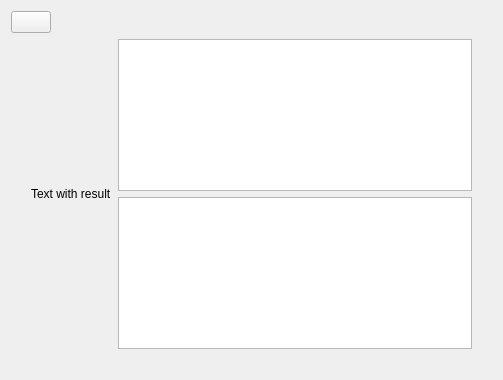
<?xml version="1.0" encoding="UTF-8"?>
<ui version="4.0">
 <class>TypeResultWidget</class>
 <widget class="QWidget" name="TypeResultWidget">
  <property name="geometry">
   <rect>
    <x>0</x>
    <y>0</y>
    <width>503</width>
    <height>380</height>
   </rect>
  </property>
  <property name="windowTitle">
   <string>Form</string>
  </property>
  <layout class="QVBoxLayout" name="verticalLayout">
   <item>
    <layout class="QHBoxLayout" name="horizontalLayout_2">
     <property name="sizeConstraint">
      <enum>QLayout::SetDefaultConstraint</enum>
     </property>
     <property name="topMargin">
      <number>0</number>
     </property>
     <item>
      <widget class="QPushButton" name="questionButton">
       <property name="sizePolicy">
        <sizepolicy hsizetype="Minimum" vsizetype="Minimum">
         <horstretch>0</horstretch>
         <verstretch>0</verstretch>
        </sizepolicy>
       </property>
       <property name="toolTip">
        <string>Space - repeat test 
ESC - quit</string>
       </property>
       <property name="text">
        <string/>
       </property>
       <property name="iconSize">
        <size>
         <width>24</width>
         <height>24</height>
        </size>
       </property>
      </widget>
     </item>
     <item>
      <spacer name="horizontalSpacer_3">
       <property name="orientation">
        <enum>Qt::Horizontal</enum>
       </property>
       <property name="sizeHint" stdset="0">
        <size>
         <width>40</width>
         <height>20</height>
        </size>
       </property>
      </spacer>
     </item>
    </layout>
   </item>
   <item>
    <layout class="QHBoxLayout" name="horizontalLayout">
     <item>
      <spacer name="horizontalSpacer">
       <property name="orientation">
        <enum>Qt::Horizontal</enum>
       </property>
       <property name="sizeType">
        <enum>QSizePolicy::Fixed</enum>
       </property>
       <property name="sizeHint" stdset="0">
        <size>
         <width>20</width>
         <height>20</height>
        </size>
       </property>
      </spacer>
     </item>
     <item>
      <widget class="QLabel" name="resultLabel">
       <property name="text">
        <string>Text with result</string>
       </property>
      </widget>
     </item>
     <item>
      <layout class="QVBoxLayout" name="verticalLayout_2">
       <property name="sizeConstraint">
        <enum>QLayout::SetFixedSize</enum>
       </property>
       <property name="rightMargin">
        <number>0</number>
       </property>
       <item>
        <widget class="QChartView" name="wmpPlot"/>
       </item>
       <item>
        <widget class="QChartView" name="accuracyPlot"/>
       </item>
      </layout>
     </item>
     <item>
      <spacer name="horizontalSpacer_2">
       <property name="orientation">
        <enum>Qt::Horizontal</enum>
       </property>
       <property name="sizeType">
        <enum>QSizePolicy::Fixed</enum>
       </property>
       <property name="sizeHint" stdset="0">
        <size>
         <width>20</width>
         <height>20</height>
        </size>
       </property>
      </spacer>
     </item>
    </layout>
   </item>
   <item>
    <spacer name="verticalSpacer">
     <property name="orientation">
      <enum>Qt::Vertical</enum>
     </property>
     <property name="sizeType">
      <enum>QSizePolicy::Fixed</enum>
     </property>
     <property name="sizeHint" stdset="0">
      <size>
       <width>20</width>
       <height>20</height>
      </size>
     </property>
    </spacer>
   </item>
  </layout>
 </widget>
 <customwidgets>
  <customwidget>
   <class>QChartView</class>
   <extends>QGraphicsView</extends>
   <header>QtCharts</header>
  </customwidget>
 </customwidgets>
 <resources/>
 <connections/>
</ui>
